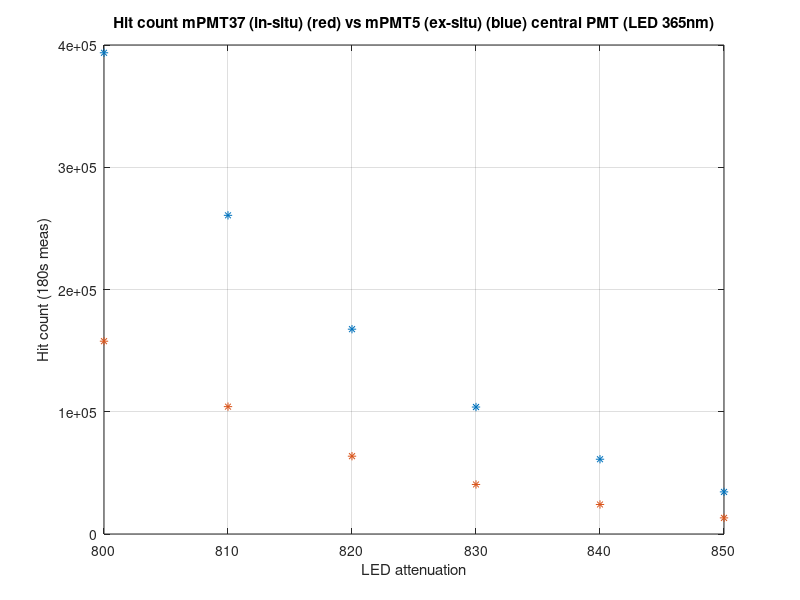
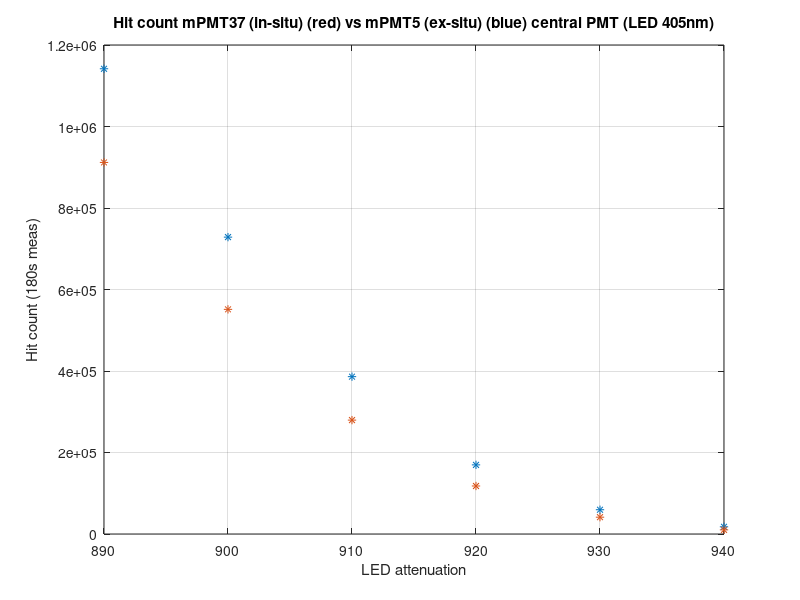
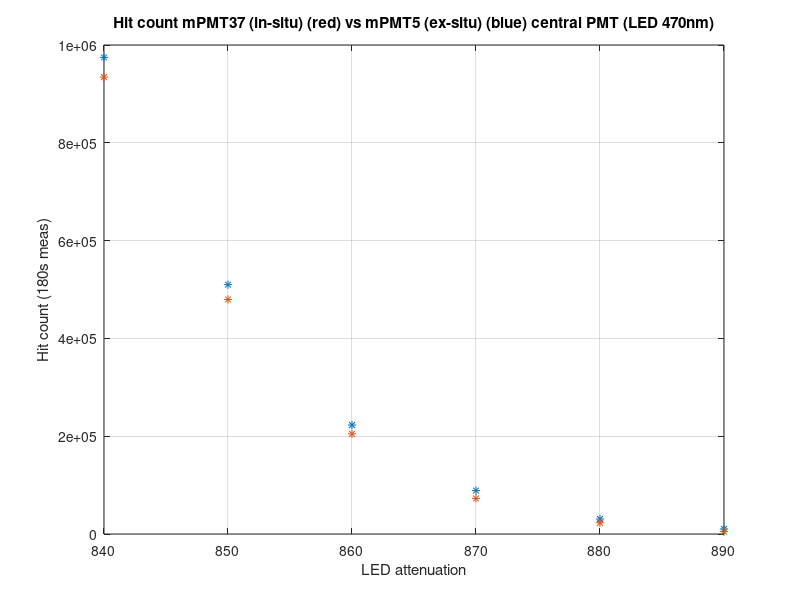
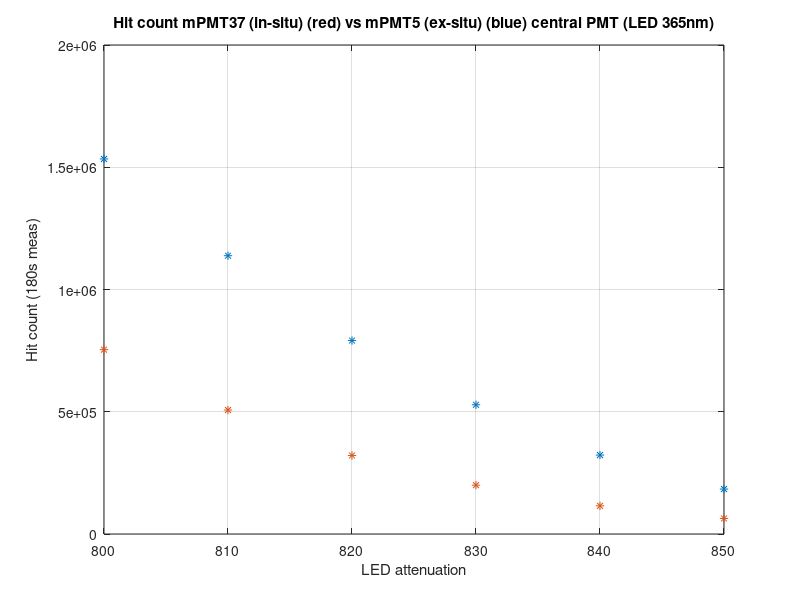

Source code (MATLAB) for these figures, in order: (Note: this script raises an error after producing the figures.)
mPMT5.Led3.Att = [0 860 850 840 830 820 810 800];
mPMT5.Led2.Att = [0 950 940 930 920 910 900 890];
mPMT5.Led1.Att = [0 900 890 880 870 860 850 840];

mPMT37.Led3.Att = [0 860 850 840 830 820 810 800];
mPMT37.Led2.Att = [0 950 940 930 920 910 900 890];
mPMT37.Led1.Att = [0 900 890 880 870 860 850 840];

mPMT5.Led3.meas(1,:) = [72274, 92029, 74831, 50188, 65934, 64813, 53829, 61274, 53573, 72680, 62021, 74772, 79569, 58301, 73025, 63762, 73970, 93194, 54624, 0];
mPMT5.Led3.meas(2,:) = [224198, 309815, 344875, 158328, 242421, 203065, 171426, 236615, 170278, 279158, 197009, 233150, 287066, 184793, 226479, 222564, 228231, 287178, 171133, 0];
mPMT5.Led3.meas(3,:) = [230011, 339694, 454799, 165168, 282597, 209480, 179335, 285313, 180781, 336560, 208074, 243746, 328325, 193988, 236262, 252010, 235800, 292660, 177677, 0];
mPMT5.Led3.meas(4,:) = [240972, 391364, 630293, 176763, 349685, 222117, 194015, 367130, 197719, 428437, 225898, 262076, 401391, 210895, 249414, 299710, 247493, 303139, 187026, 0];
mPMT5.Led3.meas(5,:) = [257345, 475880, 898188, 196880, 454618, 240383, 218344, 493798, 224139, 572846, 255361, 287531, 514139, 237616, 271263, 377379, 267481, 318724, 202331, 0];
mPMT5.Led3.meas(6,:) = [280479, 597362, 1279414, 225026, 608371, 269794, 253122, 684408, 262824, 790411, 296936, 328406, 682412, 278799, 304949, 492765, 295977, 343934, 227065, 0];
mPMT5.Led3.meas(7,:) = [321009, 783093, 1810023, 268388, 841506, 316393, 307539, 958186, 326140, 1100629, 364405, 391773, 931211, 340295, 356403, 665326, 346478, 384589, 266743, 0];
mPMT5.Led3.meas(8,:) = [374535, 1029987, 2448436, 329255, 1148629, 378351, 384698, 1313356, 410207, 1504419, 454724, 480064, 1258670, 424838, 430814, 897320, 408808, 439622, 320365, 0];

mPMT5.Led2.meas(1,:) = [69874, 82800, 55791, 49373, 58461, 63274, 51180, 52158, 51281, 62768, 59272, 71400, 70917, 55890, 71123, 57642, 71454, 89977, 52866, 0];
mPMT5.Led2.meas(2,:) = [210602, 255502, 195877, 147316, 187783, 190512, 155806, 169875, 155796, 201568, 181261, 215715, 223634, 169086, 213471, 181340, 216036, 273224, 159326, 0];
mPMT5.Led2.meas(3,:) = [219824, 298530, 331246, 157722, 240422, 199990, 166466, 235917, 168237, 275817, 195445, 229165, 282009, 182799, 224501, 223322, 226173, 278802, 167572, 0];
mPMT5.Led2.meas(4,:) = [250893, 444362, 755734, 190876, 424398, 237059, 209555, 461528, 217149, 522228, 247538, 279053, 480701, 230840, 266859, 368649, 262427, 311295, 198612, 0];
mPMT5.Led2.meas(5,:) = [327446, 787658, 1481638, 276817, 835520, 329080, 318359, 943608, 340599, 1040684, 379360, 406841, 921330, 357499, 373798, 706874, 358378, 394954, 277766, 0];
mPMT5.Led2.meas(6,:) = [489112, 1331449, 2101879, 451900, 1438129, 515364, 533222, 1573334, 588151, 1702641, 639616, 652440, 1541000, 601191, 587206, 1236713, 548048, 563602, 439816, 0];
mPMT5.Led2.meas(7,:) = [716463, 1797287, 2312314, 702635, 1875606, 770904, 825867, 1923239, 916876, 2069940, 971995, 975260, 1954757, 925087, 874146, 1673401, 812936, 794742, 668076, 0] + [44440, 111549, 144446, 43722, 116704, 48563, 51622, 119595, 57245, 128770, 60723, 60880, 121877, 57614, 54966, 104169, 50310, 49414, 41598, 0];
mPMT5.Led2.meas(8,:) = [787891, 1612958, 1990157, 790858, 1636680, 849408, 910169, 1601375, 1004462, 1757973, 1042719, 1037629, 1679956, 1003128, 948459, 1483929, 884441, 852882, 751934, 0] + [333545, 684957, 845149, 334536, 694341, 360335, 386653, 679984, 425705, 746819, 442500, 440033, 712567, 425873, 402591, 630598, 374890, 361585, 319996, 0];

mPMT5.Led1.meas(1,:) = [70738, 83272, 56514, 49312, 58696, 63940, 51221, 52740, 50744, 62740, 58993, 71770, 70458, 55285, 71831, 58035, 71278, 89852, 53531, 0];
mPMT5.Led1.meas(2,:) = [212038, 254028, 193948, 147723, 185199, 191179, 154566, 169169, 154373, 198991, 180553, 215227, 221933, 168550, 213034, 180519, 213961, 269284, 159226, 0];
mPMT5.Led1.meas(3,:) = [217139, 280830, 281076, 153194, 218190, 197256, 162054, 210176, 163249, 245740, 189641, 224475, 257828, 177797, 221149, 205092, 220809, 275852, 165790, 0];
mPMT5.Led1.meas(4,:) = [235094, 371270, 567001, 174172, 333214, 218827, 188633, 353855, 192948, 403978, 222321, 253908, 384358, 206182, 245792, 296095, 243642, 293694, 183039, 0];
mPMT5.Led1.meas(5,:) = [285008, 595265, 1133597, 229473, 613797, 279775, 257978, 688655, 273394, 766806, 307723, 333990, 682110, 284763, 312486, 516131, 303466, 348007, 233539, 0];
mPMT5.Led1.meas(6,:) = [417039, 1083608, 1836250, 373591, 1179715, 433414, 438328, 1308421, 480118, 1424046, 528418, 540477, 1273292, 485414, 484385, 992861, 459240, 482942, 365348, 0];
mPMT5.Led1.meas(7,:) = [691786, 1729906, 2178824, 671365, 1818359, 748312, 796339, 1879613, 885663, 2006480, 946719, 940799, 1894886, 879957, 832453, 1613995, 777377, 768647, 638822, 0];
mPMT5.Led1.meas(8,:) = [819873, 1561831, 1766924, 823895, 1555653, 890263, 943912, 1510354, 1043401, 1644136, 1077840, 1065104, 1587286, 1025478, 970184, 1434705, 911783, 882828, 784962, 0] + [326644, 620035, 701324, 328536, 616438, 354806, 377048, 599243, 415265, 652632, 429383, 424925, 629004, 408064, 386922, 569426, 363542, 352480, 313504, 0];

mPMT37.Led3.meas(1,:) = [70243, 36460, 65057, 35106, 54061, 62042, 58686, 60134, 62539, 71164, 64368, 66124, 119692, 37933, 83584, 162833, 42894, 43579, 66755, 0];
mPMT37.Led3.meas(2,:) = [228303, 207574, 533519, 125803, 289234, 209577, 205729, 356159, 222427, 393564, 227319, 229737, 492642, 139794, 273246, 585442, 149788, 146963, 218324, 0];
mPMT37.Led3.meas(3,:) = [245169, 293208, 795116, 144872, 395126, 232599, 233003, 502850, 254081, 543624, 257540, 260889, 607331, 165405, 297131, 669891, 168431, 162246, 234326, 0];
mPMT37.Led3.meas(4,:) = [271893, 432232, 1173549, 174217, 565733, 271761, 280485, 733755, 305321, 777594, 312802, 309839, 787347, 204338, 334795, 811122, 202076, 188794, 261280, 0];
mPMT37.Led3.meas(5,:) = [314596, 637909, 1639890, 221543, 811973, 330820, 352743, 1053001, 386340, 1103042, 393801, 387408, 1046099, 267351, 394802, 1019356, 252410, 229102, 304122, 0];
mPMT37.Led3.meas(6,:) = [378276, 900596, 2130368, 290359, 1124538, 417033, 454410, 1443888, 500103, 1498619, 507716, 497958, 1374730, 357060, 478308, 1295912, 326862, 289942, 364670, 0];
mPMT37.Led3.meas(7,:) = [471399, 1247550, 2634383, 391796, 1513599, 544446, 601171, 1902936, 664602, 1965190, 678274, 657428, 1789500, 487864, 605966, 1648452, 434799, 381055, 455468, 0];
mPMT37.Led3.meas(8,:) = [604369, 1643315, 3146403, 534134, 1941130, 715451, 804450, 2374092, 885598, 2452123, 902747, 875280, 2242199, 666545, 776763, 2056349, 584310, 505110, 580277, 0];

mPMT37.Led2.meas(1,:) = [67994, 29763, 45401, 33463, 54242, 65055, 68784, 51321, 65129, 65593, 71788, 66186, 112924, 38783, 87899, 152991, 43274, 49252, 67103, 0];
mPMT37.Led2.meas(2,:) = [210148, 103429, 181731, 104441, 180316, 199766, 208133, 177046, 199767, 222683, 223284, 203903, 355463, 120371, 268523, 473452, 133225, 151473, 201291, 0];
mPMT37.Led2.meas(3,:) = [221676, 165638, 375333, 117921, 257937, 214596, 228006, 281840, 221558, 326899, 244218, 225607, 437422, 137534, 285059, 536286, 148009, 163032, 213589, 0];
mPMT37.Led2.meas(4,:) = [263551, 375781, 931018, 164592, 509563, 274053, 299563, 618183, 302093, 665874, 326648, 302600, 701776, 200557, 343549, 746081, 197870, 204602, 255329, 0];
mPMT37.Led2.meas(5,:) = [373624, 821843, 1714986, 285115, 1028922, 422737, 476821, 1248233, 493667, 1301902, 523442, 489081, 1239385, 356901, 493126, 1201381, 327868, 311710, 363385, 0];
mPMT37.Led2.meas(6,:) = [590111, 1431368, 2222057, 519961, 1661656, 705967, 805655, 1896202, 851632, 1963565, 885352, 842364, 1894803, 654897, 777409, 1818718, 579461, 527050, 573120, 0];
mPMT37.Led2.meas(7,:) = [738119, 1510880, 2035436, 703574, 1651653, 891283, 1003413, 1799860, 1055703, 1871280, 1089800, 1053436, 1855089, 864664, 947858, 1834014, 765277, 687218, 722397, 0] + [194396, 397050, 535411, 185158, 435199, 234426, 264140, 472792, 277780, 491498, 287295, 276930, 487383, 228573, 250039, 482143, 201618, 180955, 189856, 0];
mPMT37.Led2.meas(8,:) = [812925, 1292796, 1848836, 797879, 1391144, 949051, 1044041, 1542861, 1081913, 1621890, 1109107, 1094174, 1574876, 939020, 996309, 1561589, 851740, 777595, 798138, 0] + [532725, 848891, 1210792, 522500, 912796, 623159, 684834, 1012437, 708691, 1061221, 727427, 717786, 1033150, 616390, 652483, 1024582, 557485, 508823, 524030, 0];

mPMT37.Led1.meas(1,:) = [68455, 30004, 46112, 33868, 57012, 66645, 70448, 52750, 65968, 67319, 75114, 66833, 111996, 39559, 89112, 152210, 43747, 51574, 66696, 0];
mPMT37.Led1.meas(2,:) = [208460, 99602, 166769, 103393, 181214, 202335, 215257, 173689, 201949, 218836, 229638, 205078, 350661, 120916, 271790, 467391, 133675, 156557, 201237, 0];
mPMT37.Led1.meas(3,:) = [215654, 127373, 264092, 110219, 216366, 210565, 224491, 225508, 213576, 271780, 240126, 214941, 387108, 128847, 277421, 495892, 139849, 160234, 206178, 0];
mPMT37.Led1.meas(4,:) = [236024, 229021, 573749, 132327, 341975, 237970, 258384, 399894, 251011, 447704, 277912, 252186, 519434, 157871, 305671, 597520, 163599, 181240, 227280, 0];
mPMT37.Led1.meas(5,:) = [294148, 497341, 1219163, 196337, 666977, 318476, 352845, 827307, 358525, 881643, 387674, 355715, 865930, 242067, 384803, 874667, 232128, 236375, 282716, 0];
mPMT37.Led1.meas(6,:) = [428175, 992881, 1871524, 343360, 1225095, 499558, 565429, 1470310, 597595, 1534410, 626246, 589698, 1445214, 431895, 564066, 1375652, 387301, 366678, 412568, 0];
mPMT37.Led1.meas(7,:) = [704422, 1583462, 2166980, 642168, 1793407, 856035, 972728, 1972020, 1032799, 2047098, 1067190, 1021329, 2017290, 802400, 914371, 1969555, 701697, 635276, 679436, 0] + [10871, 24264, 33320, 9805, 27484, 13246, 15008, 30485, 15898, 31344, 16379, 15794, 31001, 12221, 14157, 30385, 10792, 9886, 10416, 0];
mPMT37.Led1.meas(8,:) = [806256, 1340584, 1740555, 781631, 1437308, 958085, 1060666, 1542685, 1108869, 1618051, 1136205, 1114580, 1609428, 932194, 999577, 1627688, 833156, 757788, 784698, 0] + [373797, 621765, 808706, 363112, 665947, 446282, 492585, 716765, 514907, 751565, 526436, 517580, 746829, 432159, 463686, 755033, 386167, 351481, 362924, 0];


%figure; plot(mPMT5.Led3.Att(2:end)', mPMT5.Led3.meas(2:end,1) - mPMT5.Led3.meas(1,1), "*", mPMT37.Led3.Att(2:end)', mPMT37.Led3.meas(2:end,1) - mPMT37.Led3.meas(1,1), ".-");

mPMT5.Led3.Abs = mPMT5.Led3.meas(3:end,:) - 3*mPMT5.Led3.meas(1,:);
mPMT5.Led2.Abs = mPMT5.Led2.meas(3:end,:) - 3*mPMT5.Led2.meas(1,:);
mPMT5.Led1.Abs = mPMT5.Led1.meas(3:end,:) - 3*mPMT5.Led1.meas(1,:);

mPMT37.Led3.Abs = mPMT37.Led3.meas(3:end,:) - 3*mPMT37.Led3.meas(1,:);
mPMT37.Led2.Abs = mPMT37.Led2.meas(3:end,:) - 3*mPMT37.Led2.meas(1,:);
mPMT37.Led1.Abs = mPMT37.Led1.meas(3:end,:) - 3*mPMT37.Led1.meas(1,:);

% 
% mPMT5.Led3.Abs = mPMT5.Led3.meas(2:end,:);
% mPMT5.Led2.Abs = mPMT5.Led2.meas(2:end,:);
% mPMT5.Led1.Abs = mPMT5.Led1.meas(2:end,:);
% 
% mPMT37.Led3.Abs = mPMT37.Led3.meas(2:end,:);
% mPMT37.Led2.Abs = mPMT37.Led2.meas(2:end,:);
% mPMT37.Led1.Abs = mPMT37.Led1.meas(2:end,:);

pmtHitRatio.Led3 = mPMT37.Led3.Abs ./ mPMT5.Led3.Abs;
pmtHitRatio.Led2 = mPMT37.Led2.Abs ./ mPMT5.Led2.Abs;
pmtHitRatio.Led1 = mPMT37.Led1.Abs ./ mPMT5.Led1.Abs;

figure; plot(mPMT37.Led3.Att(3:end)', mPMT37.Led3.Abs(:,1), "*", mPMT5.Led3.Att(3:end)', mPMT5.Led3.Abs(:,1), "*"); grid on; xlabel("LED attenuation"); ylabel("Hit count (180s meas)"); title("Hit count mPMT37 (in-situ) (red) vs mPMT5 (ex-situ) (blue) central PMT (LED 365nm)");
figure; plot(mPMT37.Led2.Att(3:end)', mPMT37.Led2.Abs(:,1), "*", mPMT5.Led2.Att(3:end)', mPMT5.Led2.Abs(:,1), "*"); grid on; xlabel("LED attenuation"); ylabel("Hit count (180s meas)"); title("Hit count mPMT37 (in-situ) (red) vs mPMT5 (ex-situ) (blue) central PMT (LED 405nm)");
figure; plot(mPMT37.Led1.Att(3:end)', mPMT37.Led1.Abs(:,1), "*", mPMT5.Led1.Att(3:end)', mPMT5.Led1.Abs(:,1), "*"); grid on; xlabel("LED attenuation"); ylabel("Hit count (180s meas)"); title("Hit count mPMT37 (in-situ) (red) vs mPMT5 (ex-situ) (blue) central PMT (LED 470nm)");

figure; plot(mPMT37.Led3.Att(3:end)', mPMT37.Led3.Abs(:,2), "*", mPMT5.Led3.Att(3:end)', mPMT5.Led3.Abs(:,2), "*"); grid on; xlabel("LED attenuation"); ylabel("Hit count (180s meas)"); title("Hit count mPMT37 (in-situ) (red) vs mPMT5 (ex-situ) (blue) central PMT (LED 365nm)");
figure; plot(mPMT37.Led2.Att(3:end)', mPMT37.Led2.Abs(:,2), "*", mPMT5.Led2.Att(3:end)', mPMT5.Led2.Abs(:,2), "*"); grid on; xlabel("LED attenuation"); ylabel("Hit count (180s meas)"); title("Hit count mPMT37 (in-situ) (red) vs mPMT5 (ex-situ) (blue) central PMT (LED 405nm)");
figure; plot(mPMT37.Led1.Att(3:end)', mPMT37.Led1.Abs(:,2), "*", mPMT5.Led1.Att(3:end)', mPMT5.Led1.Abs(:,2), "*"); grid on; xlabel("LED attenuation"); ylabel("Hit count (180s meas)"); title("Hit count mPMT37 (in-situ) (red) vs mPMT5 (ex-situ) (blue) central PMT (LED 470nm)");

figure; plot(mPMT37.Led3.Att(3:end)', pmtHitRatio.Led3, "-*"); grid on; xlabel("LED attenuation"); ylabel("Hit count ratio"); title("Hit count ratio - mPMT37 (in-situ) vs mPMT5 (ex-situ) (blue) central"); legend("Ch" + [0:19]);
figure; plot(mPMT37.Led2.Att(3:end)', pmtHitRatio.Led2, "-*"); grid on; xlabel("LED attenuation"); ylabel("Hit count ratio"); title("Hit count ratio - mPMT37 (in-situ) vs mPMT5 (ex-situ) (blue) central");
figure; plot(mPMT37.Led1.Att(3:end)', pmtHitRatio.Led1, "-*"); grid on; xlabel("LED attenuation"); ylabel("Hit count ratio"); title("Hit count ratio - mPMT37 (in-situ) vs mPMT5 (ex-situ) (blue) central");


figure; plot(0:18, mean(pmtHitRatio.Led1(:,1:19)), "*-", 0:18, mean(pmtHitRatio.Led2(:,1:19)), "*-", 0:18, mean(pmtHitRatio.Led3(:,1:19)), "*-"); grid on; legend("470nm", "407nm", "365nm"); ylabel("Mean count ratio"); xlabel("mPMT channel"); title("Mean count ratio mPMT37 (in-situ) vs mPMT5 (ex-situ)");

